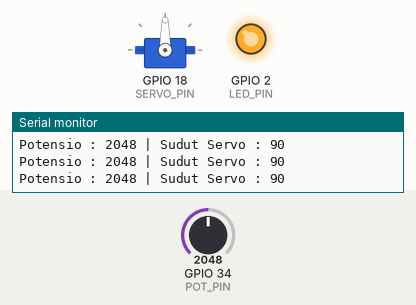
Simulated run of this sketch. Board: ESP32. On the bench: servo, output pins drawn as LEDs (lit = HIGH), the last lines printed to the serial monitor. Dashed ring = blinking. Inputs (shaded band) come from the test bench; at power-on: GPIO 34 (POT_PIN) = 2048.

Above: at 1.2 s.
1.3 s: GPIO 34 (POT_PIN) set to 491
At 2.0 s:
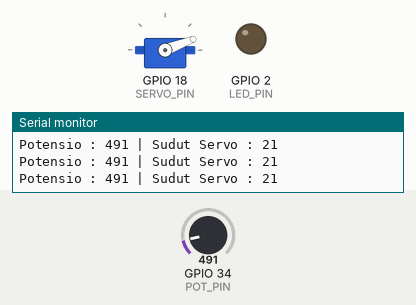
4.3 s: GPIO 34 (POT_PIN) set to 0
At 4.58 s:
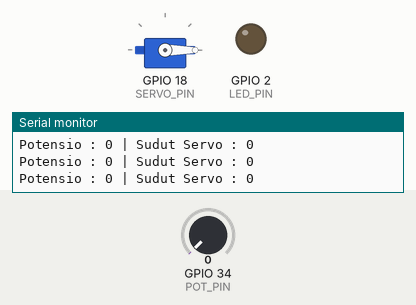
7.3 s: GPIO 34 (POT_PIN) set to 1228
At 7.66 s:
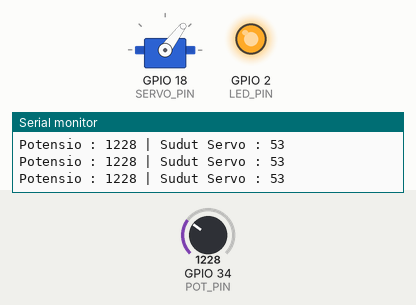
10.3 s: GPIO 34 (POT_PIN) set to 4095
At 11.2 s:
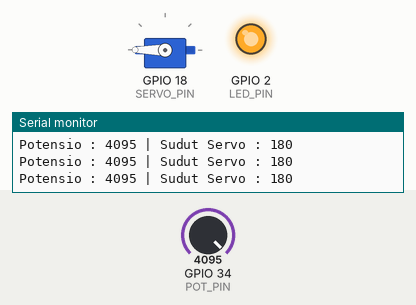
13.3 s: GPIO 34 (POT_PIN) set to 3603
At 14.8 s:
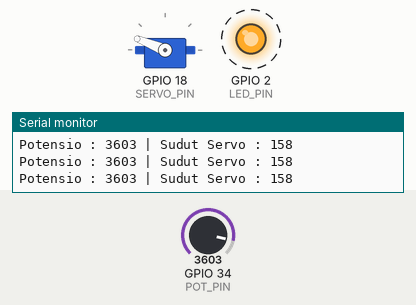
16.3 s: GPIO 34 (POT_PIN) set to 2866
At 17.8 s:
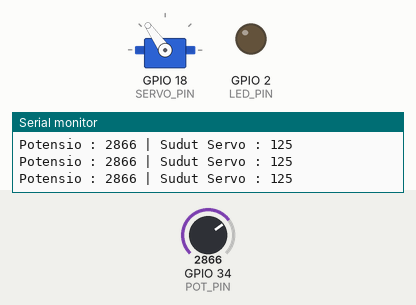
Timing chart, 0 to 20.3 s (numbered marks = the images above; inputs shaded):
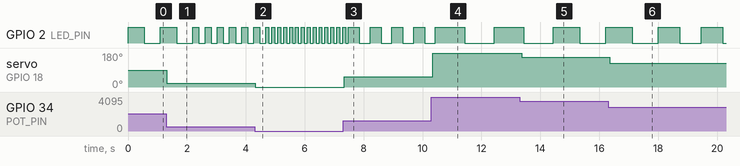

The sketch:

program_1.ino
```cpp
#include <Arduino.h>
#include <ESP32Servo.h>

// ================= PIN =================
#define POT_PIN     34
#define SERVO_PIN   18
#define LED_PIN     2

Servo myServo;

// Variabel global
int potValue = 0;
int servoAngle = 0;

// =====================================================
// TASK MEMBACA POTENSIOMETER
// =====================================================
void TaskReadPot(void *pvParameters) {

  while (1) {

    // Membaca nilai ADC
    potValue = analogRead(POT_PIN);

    // Konversi ke sudut servo
    servoAngle = map(potValue, 0, 4095, 0, 180);

    Serial.print("Potensio : ");
    Serial.print(potValue);

    Serial.print(" | Sudut Servo : ");
    Serial.println(servoAngle);

    vTaskDelay(100 / portTICK_PERIOD_MS);
  }
}

// =====================================================
// TASK MENGGERAKKAN SERVO
// =====================================================
void TaskServo(void *pvParameters) {

  while (1) {

    myServo.write(servoAngle);

    vTaskDelay(20 / portTICK_PERIOD_MS);
  }
}

// =====================================================
// TASK LED BLINK
// =====================================================
void TaskLED(void *pvParameters) {

  while (1) {

    int delayTime = map(potValue, 0, 4095, 100, 1000);

    digitalWrite(LED_PIN, HIGH);
    vTaskDelay(delayTime / portTICK_PERIOD_MS);

    digitalWrite(LED_PIN, LOW);
    vTaskDelay(delayTime / portTICK_PERIOD_MS);
  }
}

// =====================================================
// SETUP
// =====================================================
void setup() {

  Serial.begin(115200);

  pinMode(LED_PIN, OUTPUT);

  // Setup servo
  myServo.setPeriodHertz(50);
  myServo.attach(SERVO_PIN, 500, 2400);

  // Membuat task FreeRTOS
  xTaskCreate(
    TaskReadPot,
    "ReadPot",
    2048,
    NULL,
    1,
    NULL
  );

  xTaskCreate(
    TaskServo,
    "Servo",
    2048,
    NULL,
    1,
    NULL
  );

  xTaskCreate(
    TaskLED,
    "LED",
    2048,
    NULL,
    1,
    NULL
  );
}

// =====================================================
// LOOP
// =====================================================
void loop() {

}
```

Measured:
- after the input at 1.3 s, servo on GPIO 18 (SERVO_PIN): 90° → 21° at once
- after the input at 4.3 s, servo on GPIO 18 (SERVO_PIN): 21° → 0° at once
- after the input at 7.3 s, servo on GPIO 18 (SERVO_PIN): 0° → 53° at once
- after the input at 10.3 s, servo on GPIO 18 (SERVO_PIN): 53° → 180° at once
- after the input at 13.3 s, servo on GPIO 18 (SERVO_PIN): 180° → 158° after 0.06 s
- after the input at 16.3 s, servo on GPIO 18 (SERVO_PIN): 158° → 125° after 0.06 s
